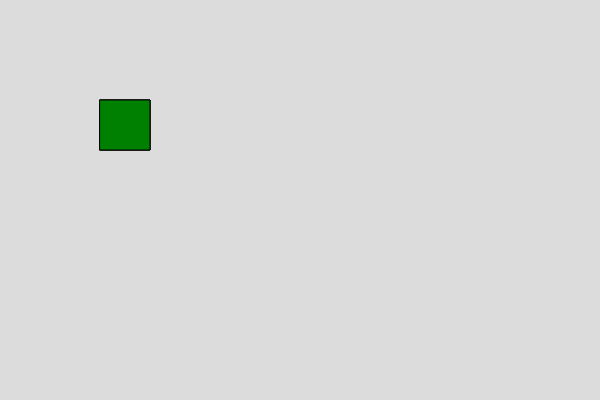
Frame 1 (no input)
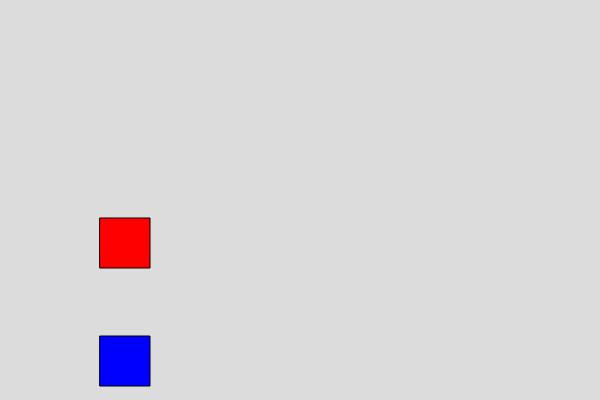
Frame 60 (no input)
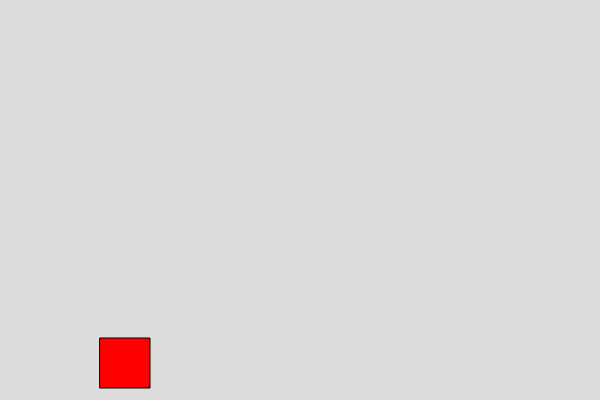
Frame 120 (the mouse pressed at the canvas centre since frame 60)

The p5.js sketch that drew these frames (run headless with seeded random() and noise() and a simulated clock; from frame 60 on, the mouse is pressed at the canvas centre):

// p5.js sketch
// ── sketch.js

var box1;
var box2;
function setup() {
  createCanvas(600, 400);
  box1=new Box()
  box2=new Box()
  box3=new Box()
  
}

function draw() {
  background(220);
  fill ("red") 
box1.show()
box1.move(2)

fill ("blue") 
box2.show()
box2.move(4)

fill ("green") 
box3.show()
box3.move(6)
}


// ── box.js
class Box
  {
    constructor()
    {
      this.x =100;
      this.y = 100
      this.w = 50;
      this.h = 50;
    }
    
    show()
    {
      rect(this.x,this.y,this.w,this.h)
    }
    
    //write function to set the width of the box
    move(vy){
this.y=this.y+vy
    }

  }

  
